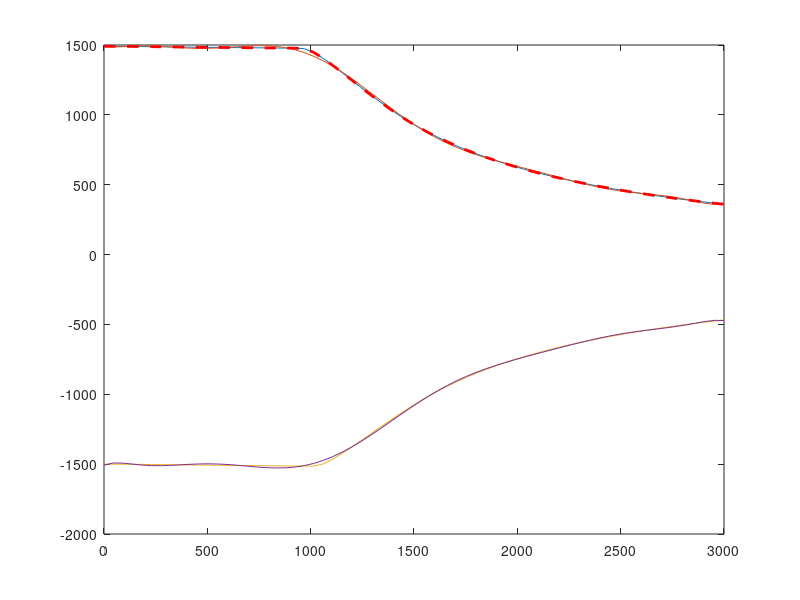

Write MATLAB code to recreate this figure. (Note: this script raises an error after producing the figure.)
%% Option 1
% Fits a polynomial to the maximum and minimum power curves from measured data.
% The polynomials are implemented in M_em_max_fun, used as a constraint in
% electric_motor.m
% Yields 10th order polynomials. Could reasonably be replaced with 1 linear
% and 1 lower order polynomial.
clc
load em_155kW_3000rpm.mat

% Load measured data
M_em_max = em.Tmax;
M_em_min = em.Tmin;
N_em = em.wix*30/pi;

% Fit a polynomial and define explicitly
Pc_max = polyfit(N_em,M_em_max,10);
P_max = Pc_max(1).*N_em.^10 + ...
    Pc_max(2).*N_em.^9 + ...
    Pc_max(3).*N_em.^8 + ...
    Pc_max(4).*N_em.^7 + ...
    Pc_max(5).*N_em.^6 + ...
    Pc_max(6).*N_em.^5 + ...
    Pc_max(7).*N_em.^4 + ...
    Pc_max(8).*N_em.^3 + ...
    Pc_max(9).*N_em.^2 + ...
    Pc_max(10).*N_em + ...
    Pc_max(11);
% Plot fitted polynomial vs. measured M_em_max
plot(N_em,M_em_max,N_em,P_max)
hold on

% Fit a polynomial and define explicitly
Pc_min = polyfit(N_em,M_em_min,10);
P_min = Pc_min(1).*N_em.^10 + ...
    Pc_min(2).*N_em.^9 + ...
    Pc_min(3).*N_em.^8 + ...
    Pc_min(4).*N_em.^7 + ...
    Pc_min(5).*N_em.^6 + ...
    Pc_min(6).*N_em.^5 + ...
    Pc_min(7).*N_em.^4 + ...
    Pc_min(8).*N_em.^3 + ...
    Pc_min(9).*N_em.^2 + ...
    Pc_min(10).*N_em + ...
    Pc_min(11);
% Plot fitted polynomial vs. measured M_em_min
plot(N_em,M_em_min,N_em,P_min)
%% Option 2
% Fits a straight line + 3rd order polynomial instead of 10th order polynomial
clc
load em_155kW_3000rpm.mat
% Max and min coefficients
Pc_max1 = polyfit(N_em(1:22),M_em_max(1:22),1);
Pc_max2 = polyfit(N_em(23:end),M_em_max(23:end),3);

Pc_min1 = polyfit(N_em(1:22),M_em_min(1:22),1);
Pc_min2 = polyfit(N_em(23:end),M_em_min(23:end),3);

% Evaluate polynomials
%P_max1 = Pc_max1(1).*N_em + Pc_max1(2);
%P_max2 = Pc_max2(1).*N_em.^2 + Pc_max2(2).*N_em + Pc_max2(3);
P_max2 = polyval(Pc_max1,N_em);
P_max2 = polyval(Pc_max2,N_em);

P_min1 = polyval(Pc_min1,N_em);
P_min2 = polyval(Pc_min2,N_em);

% Plot stuff
plot(N_em,M_em_max,'r--','LineWidth',2)
hold on
plot(N_em,P_max1,'b',N_em,P_max2,'b')
plot(N_em,M_em_min,'r--','LineWidth',2)
plot(N_em,P_min1,'b',N_em,P_min2,'b')
legend('Maximum torque','Modeled constraints')
title('Electric motor maximum torque constraints')
ylabel('Torque [Nm]')
xlabel('Speed [rpm]')
axis([0 3000 -2500 2500])